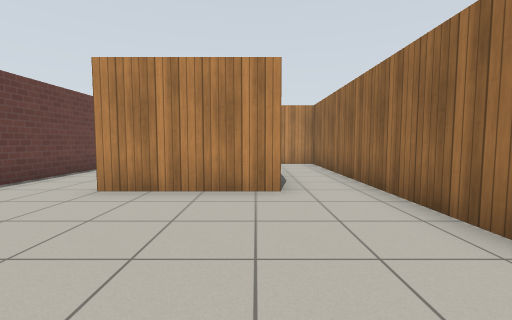
View 1 (above)

24 first-person views from a walk through a robot-simulator world made for Gazebo. The camera is 0.94 m above the floor, tilts 4° down and sees 90° across. The floor is counted in squares, 1 m on a side. Each view is taken from the middle of a square. On the plan, view 1 faces up. The plan holds only what a view shows up to about 10 squares ahead; the rest is blank. The place goes on beyond the plan. Simple patterns stand in for the simulator's built-in surfaces.

View 2
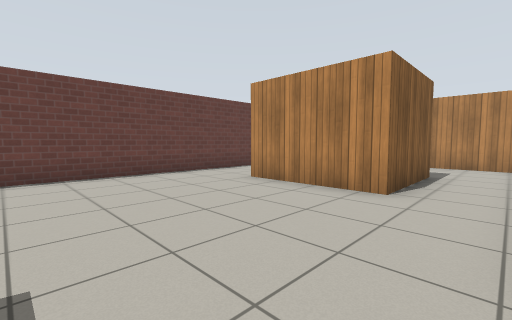

View 3
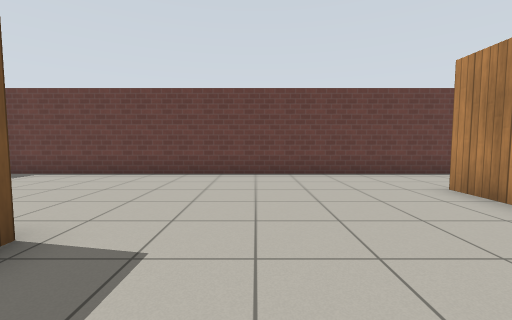

View 4
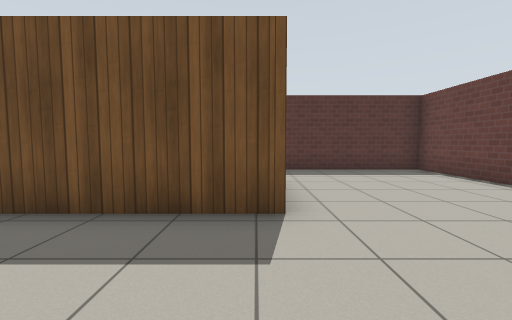

View 5
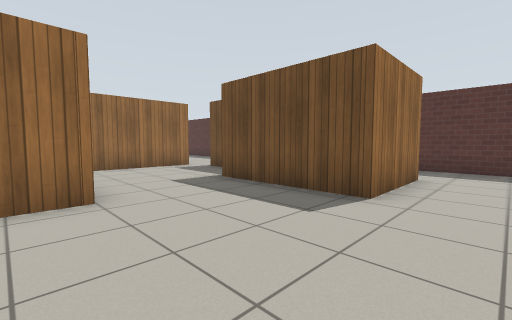

View 6
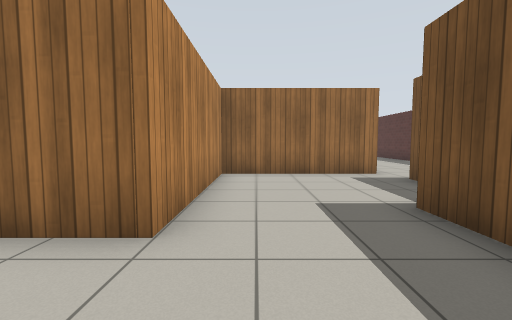

View 7
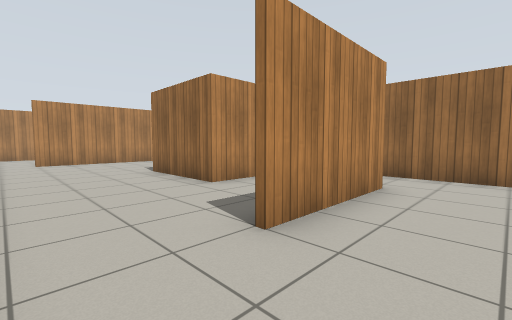

View 8
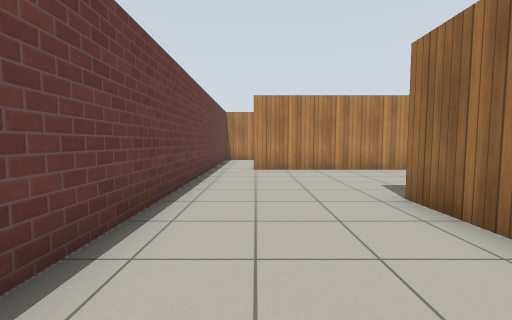

View 9
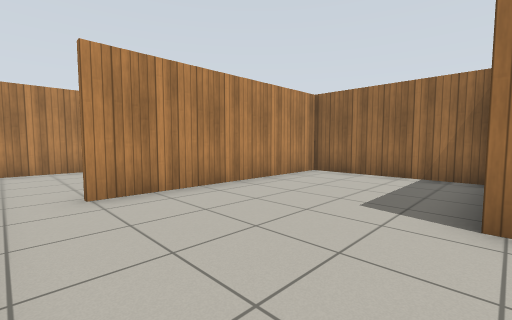

View 10
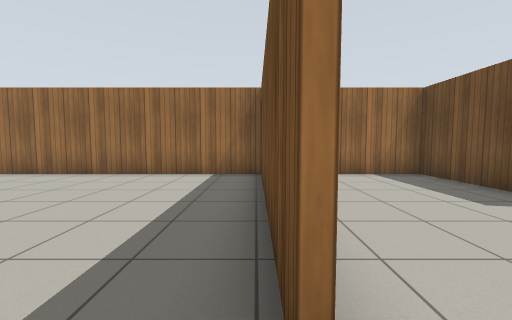

View 11
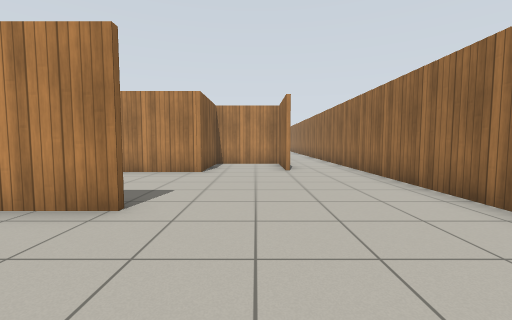

View 12
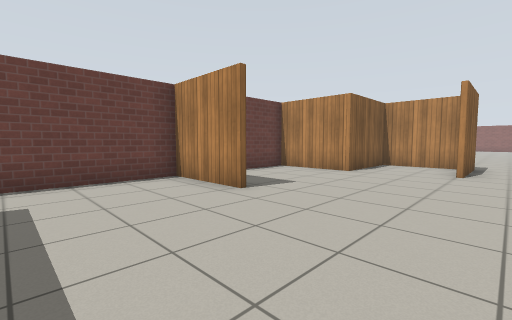

View 13
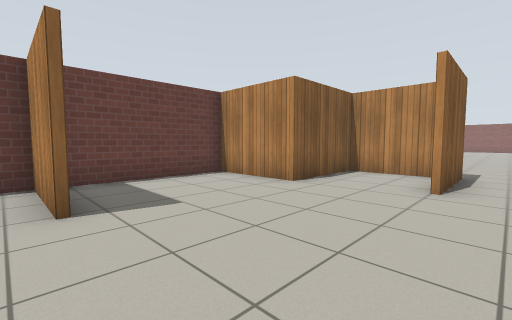

View 14
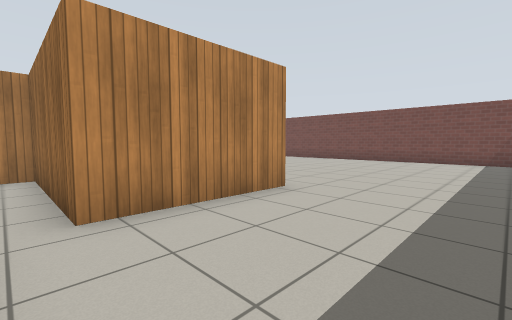

View 15
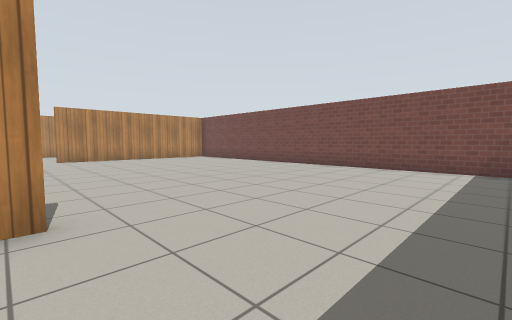

View 16
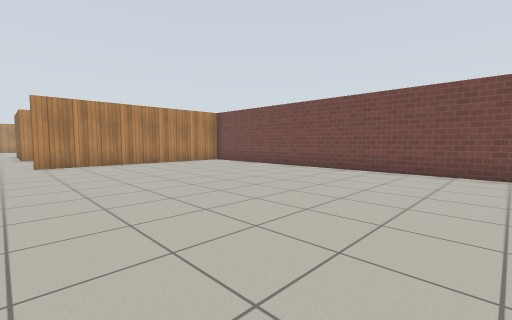

View 17
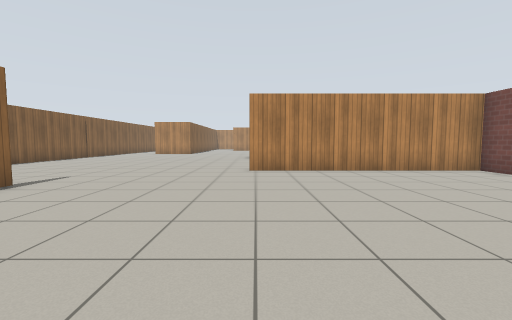

View 18
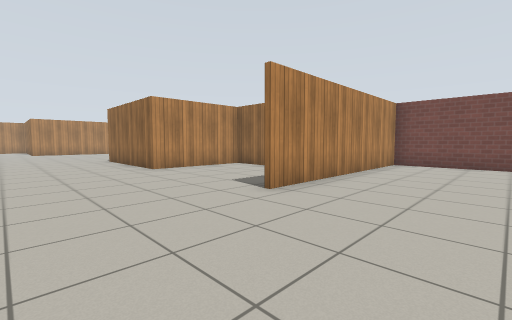

View 19
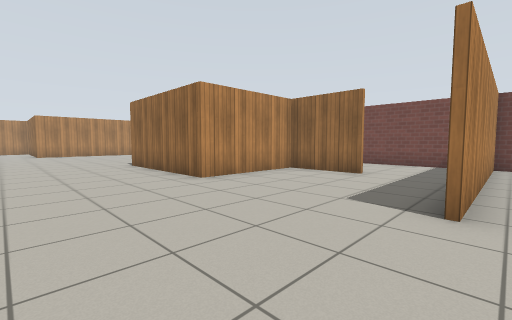

View 20
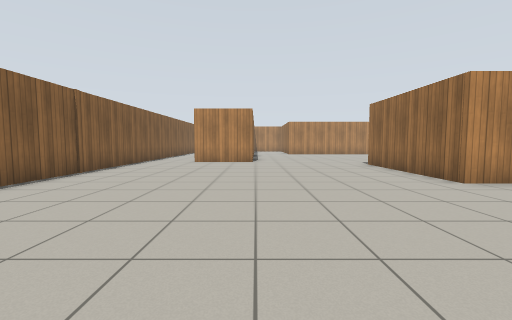

View 21
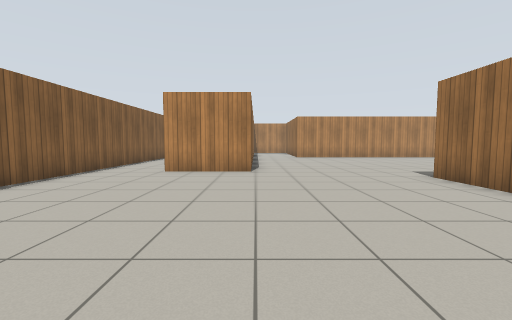

View 22
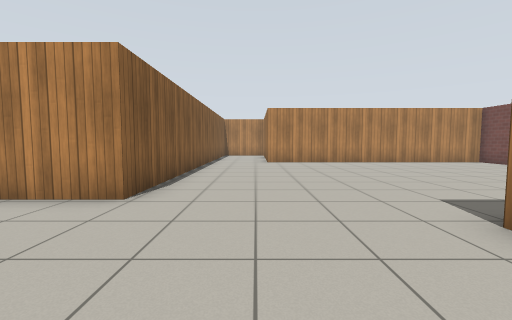

View 23
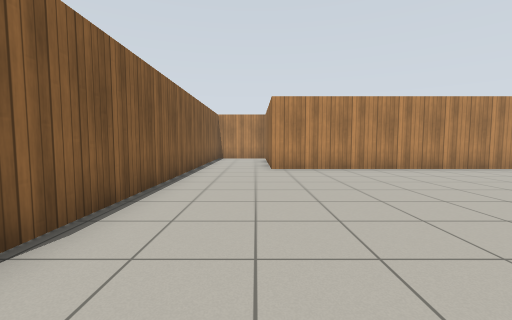

View 24
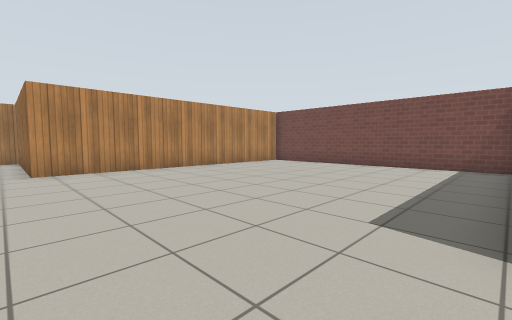

### Floor plan
Ten units are one square. View 1 is at (0, 0); x grows to the right and y downward. Boxes are objects, and circles mark ways between rooms. Rooms are numbered by the first view taken in them; rooms with no view inside come last. Other rooms are left out.
<svg viewBox="-61 -331 271 403">
<path fill="none" stroke="#000" d="M25 -20 25 -101M-4 44 -4 13 26 13M-56 -55 -56 67 2 67M5 -81 5 -48 -31 -48M21 -110 -1 -110M-3 -112 25 -112 25 -159M0 -79 -15 -79 -15 -112M-56 -154 -56 -55M27 -157 -41 -157M-28 -204 -56 -204 -56 -154M0 -256 0 -269M-41 -158 25 -158M25 -159 25 -246M-2 -281 -27 -281 -27 -250 -56 -250 -56 -210M166 -111 166 -138 127 -138 127 -189M205 -84 127 -84M204 -49 204 -89M204 -189 204 -229M114 26 76 26M26 -194 26 -132M204 61 204 -29M190 -279 105 -279 105 -326M78 -290 78 -201 50 -201M26 13 36 13M56 29 65 29M76 26 76 -20 25 -20"/>
<circle cx="-45" cy="-50" r="3" fill="#2a7"/>
<circle cx="35" cy="-5" r="3" fill="#2a7"/>
<circle cx="-50" cy="-160" r="3" fill="#2a7"/>
<circle cx="70" cy="30" r="3" fill="#2a7"/>
<text x="-20" y="-10">1</text>
<text x="-20" y="-110">2</text>
<text x="-10" y="-210">3</text>
<text x="120" y="-100">4</text>
<text x="50" y="0">5</text>
</svg>
Room 1 opens to room 2. Room 1 opens to room 5. Room 2 opens to room 3. Room 4 opens to room 5.

Where each view was taken, in squares from view 1:
view 1: 0 up, 0 right, facing up
view 2: 0 up, 2 right, facing up-left
view 3: 1 up, 2 right, facing left
view 4: 2 up, 0 right, facing down
view 5: 3 up, 2 left, facing down-right
view 6: 1 up, 0 right, facing right
view 7: 3 up, 5 left, facing up-right
view 8: 7 up, 4 left, facing up
view 9: 11 up, 5 left, facing up-right
view 10: 16 up, 5 left, facing right
view 11: 17 up, 1 left, facing up
view 12: 17 up, 1 right, facing up-left
view 13: 20 up, 1 right, facing up-left
view 14: 6 down, 7 right, facing up-right
view 15: 6 down, 11 right, facing up-right
view 16: 3 down, 12 right, facing up-right
view 17: 0 up, 13 right, facing up
view 18: 5 up, 9 right, facing up-right
view 19: 8 up, 9 right, facing up-right
view 20: 8 up, 8 right, facing up
view 21: 12 up, 8 right, facing up
view 22: 16 up, 10 right, facing up
view 23: 19 up, 10 right, facing up
view 24: 19 up, 10 right, facing up-right
